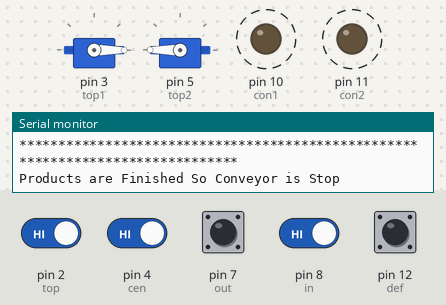
The sketch below on a simulated Arduino Uno, built with avr-gcc and run on an emulated ATmega328P. On the bench: 2 × servo, output pins drawn as LEDs (lit = HIGH), the last lines printed to the serial monitor. Dashed ring = blinking. The test bench sets the inputs (shaded band); at power-on: pin 2 (top), pin 4 (cen), pin 7 (out), pin 8 (in), pin 12 (def) HIGH.

Above: at 3.1 s.
3.2 s: pin 2 (top) driven LOW
At 5.6 s:
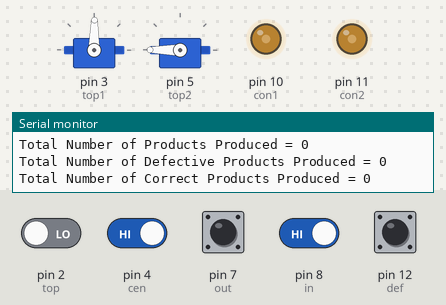
7.7 s: pin 4 (cen) driven LOW
At 10.4 s:
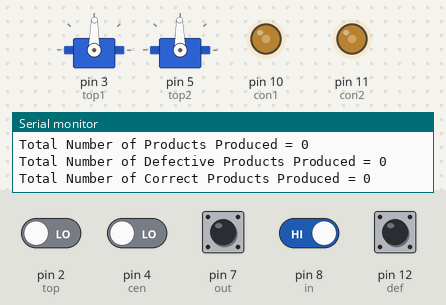
15.7 s: pin 4 (cen) driven HIGH
At 18.5 s:
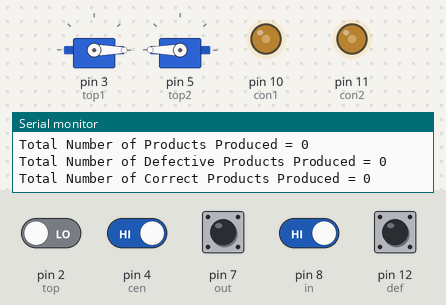
19.4 s: pin 2 (top) driven HIGH
23.9 s: pin 8 (in) driven LOW
At 24.9 s:
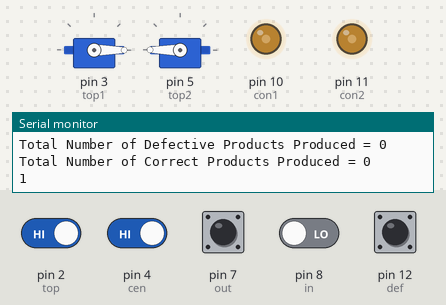
28.4 s: pin 2 (top) driven LOW and pin 8 (in) driven HIGH
At 30.9 s:
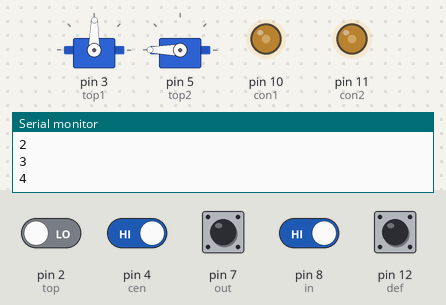
Timing chart, 0 to 33.9 s (numbered marks = the images above; inputs shaded):
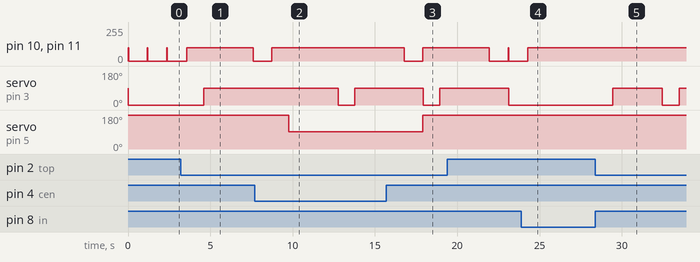

Measured:
- after the input at 3.2 s, servo on pin 3 (top1): 0° → 89° after 1.4 s
- after the input at 7.7 s, pin 10 (con1), pin 11 (con2): goes on until 8.7 s, then stays 100/255; servo on pin 5 (top2): 180° → 91° after 2.1 s
- after the input at 15.7 s, servo on pin 3 (top1): 89° → 0° after 2.2 s, → 89° 1.0 s later; servo on pin 5 (top2): goes on until 17.9 s, then stays 180°
- after the input at 23.9 s, pin 10 (con1), pin 11 (con2): goes on until 24.3 s, then stays 100/255
- after the input at 28.4 s, servo on pin 3 (top1): 0° → 89° after 1.0 s, → 0° 3.0 s later, → 89° 1.0 s later

The sketch:

Conveyor_belt.ino
```cpp
int enA = 10;
int enB = 11;

#include <Servo.h>

Servo top1;
Servo top2;

#define cen 4
#define top 2
#define in 8
#define out 7
#define con1 10
#define con2 11
#define def 12

int total=0;
int count=0;
int pro=0;
int totaldef=0;

void setup() {
  pinMode(enA, OUTPUT);
  pinMode(enB, OUTPUT);
  pinMode(in, INPUT);
  pinMode(out, INPUT);
  pinMode(def, INPUT);
  pinMode(cen, INPUT);
  pinMode(top, INPUT);
  top1.attach(3);
  top2.attach(5);
  pinMode(con1, OUTPUT);
  pinMode(con2, OUTPUT);
  Serial.begin(9600);
}


void loop() {

    analogWrite(enA, 100);
    analogWrite(enB, 100);

  int in_value = digitalRead(in);
  int out_value = digitalRead(out);
  int def_value = digitalRead(def);
  int high = digitalRead(top);
  int mid = digitalRead(cen);

  top2.write(180);
  delay(15);
  if(mid == LOW)
  {
    delay(1000);
    for (int i=180; i>90; i--)
    {
      top2.write(i);
    }
    delay(3000);
  }


  top1.write(0);
  delay(15);
  if(high == LOW)
  {
    delay(1000);
    for (int i=0; i<90; i++)
    {
      top1.write(i);
    }
    delay(3000);
  }


 if(in_value == LOW)
  {
    count++;
    total++;
    Serial.println(count);
    delay(1000);
  }

  if(def_value == LOW)
  {
    count--;
    totaldef++;
    Serial.println(count);
    delay(1000);
  }
  if(out_value == LOW)
  {
   count--;
    pro++;
    Serial.println(count);
    digitalWrite(con1, LOW);
    digitalWrite(con2, LOW);
    delay(5000);
  }

   if(count==0)
  {
    digitalWrite(con1, LOW);
    digitalWrite(con2, LOW);
    Serial.println("*******************************************************************************");
    Serial.println("Products are Finished So Conveyor is Stop");
    delay(1000);
    Serial.print("Total Number of Products Produced = ");
    Serial.println(total);
    Serial.print("Total Number of Defective Products Produced = ");
    Serial.println(totaldef);
    Serial.print("Total Number of Correct Products Produced = ");
    Serial.println(pro);
  }

  else
  {
    digitalWrite(con1, HIGH);
    digitalWrite(con2, HIGH);
  }


}
```
